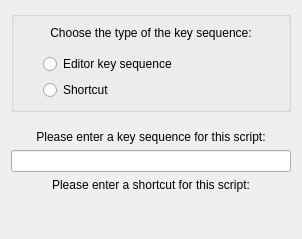
<?xml version="1.0" encoding="UTF-8"?>
<ui version="4.0">
 <class>ScriptShortcutDialog</class>
 <widget class="QWidget" name="ScriptShortcutDialog">
  <property name="geometry">
   <rect>
    <x>0</x>
    <y>0</y>
    <width>302</width>
    <height>239</height>
   </rect>
  </property>
  <property name="sizePolicy">
   <sizepolicy hsizetype="Preferred" vsizetype="MinimumExpanding">
    <horstretch>0</horstretch>
    <verstretch>0</verstretch>
   </sizepolicy>
  </property>
  <property name="windowTitle">
   <string>Form</string>
  </property>
  <layout class="QVBoxLayout" name="verticalLayout">
   <item>
    <widget class="QGroupBox" name="groupBox">
     <property name="sizePolicy">
      <sizepolicy hsizetype="MinimumExpanding" vsizetype="Preferred">
       <horstretch>0</horstretch>
       <verstretch>0</verstretch>
      </sizepolicy>
     </property>
     <property name="title">
      <string/>
     </property>
     <layout class="QVBoxLayout" name="verticalLayout_2">
      <item>
       <widget class="QLabel" name="label_2">
        <property name="text">
         <string>Choose the type of the key sequence:</string>
        </property>
        <property name="alignment">
         <set>Qt::AlignCenter</set>
        </property>
       </widget>
      </item>
      <item>
       <spacer name="verticalSpacer_4">
        <property name="orientation">
         <enum>Qt::Vertical</enum>
        </property>
        <property name="sizeType">
         <enum>QSizePolicy::Fixed</enum>
        </property>
        <property name="sizeHint" stdset="0">
         <size>
          <width>20</width>
          <height>8</height>
         </size>
        </property>
       </spacer>
      </item>
      <item>
       <layout class="QHBoxLayout" name="horizontalLayout">
        <item>
         <spacer name="horizontalSpacer">
          <property name="orientation">
           <enum>Qt::Horizontal</enum>
          </property>
          <property name="sizeType">
           <enum>QSizePolicy::Fixed</enum>
          </property>
          <property name="sizeHint" stdset="0">
           <size>
            <width>20</width>
            <height>20</height>
           </size>
          </property>
         </spacer>
        </item>
        <item>
         <widget class="QRadioButton" name="m_rbKeySequence">
          <property name="text">
           <string>Editor key sequence</string>
          </property>
         </widget>
        </item>
       </layout>
      </item>
      <item>
       <layout class="QHBoxLayout" name="horizontalLayout_2">
        <item>
         <spacer name="horizontalSpacer_2">
          <property name="orientation">
           <enum>Qt::Horizontal</enum>
          </property>
          <property name="sizeType">
           <enum>QSizePolicy::Fixed</enum>
          </property>
          <property name="sizeHint" stdset="0">
           <size>
            <width>20</width>
            <height>20</height>
           </size>
          </property>
         </spacer>
        </item>
        <item>
         <widget class="QRadioButton" name="m_rbShortcut">
          <property name="text">
           <string>Shortcut</string>
          </property>
         </widget>
        </item>
       </layout>
      </item>
     </layout>
    </widget>
   </item>
   <item>
    <spacer name="verticalSpacer_2">
     <property name="orientation">
      <enum>Qt::Vertical</enum>
     </property>
     <property name="sizeType">
      <enum>QSizePolicy::Fixed</enum>
     </property>
     <property name="sizeHint" stdset="0">
      <size>
       <width>20</width>
       <height>12</height>
      </size>
     </property>
    </spacer>
   </item>
   <item>
    <widget class="QLabel" name="m_lbKeySequence">
     <property name="text">
      <string>Please enter a key sequence for this script:</string>
     </property>
     <property name="alignment">
      <set>Qt::AlignCenter</set>
     </property>
    </widget>
   </item>
   <item>
    <widget class="QLineEdit" name="m_leKeySequence"/>
   </item>
   <item>
    <widget class="QLabel" name="m_lbShortcut">
     <property name="layoutDirection">
      <enum>Qt::LeftToRight</enum>
     </property>
     <property name="text">
      <string>Please enter a shortcut for this script:</string>
     </property>
     <property name="alignment">
      <set>Qt::AlignCenter</set>
     </property>
    </widget>
   </item>
   <item>
    <widget class="KKeySequenceWidget" name="m_keyChooser">
     <property name="sizePolicy">
      <sizepolicy hsizetype="MinimumExpanding" vsizetype="Preferred">
       <horstretch>0</horstretch>
       <verstretch>0</verstretch>
      </sizepolicy>
     </property>
    </widget>
   </item>
   <item>
    <spacer name="verticalSpacer">
     <property name="orientation">
      <enum>Qt::Vertical</enum>
     </property>
     <property name="sizeType">
      <enum>QSizePolicy::Expanding</enum>
     </property>
     <property name="sizeHint" stdset="0">
      <size>
       <width>20</width>
       <height>12</height>
      </size>
     </property>
    </spacer>
   </item>
  </layout>
 </widget>
 <customwidgets>
  <customwidget>
   <class>KKeySequenceWidget</class>
   <extends>QWidget</extends>
   <header>kkeysequencewidget.h</header>
  </customwidget>
 </customwidgets>
 <tabstops>
  <tabstop>m_rbKeySequence</tabstop>
  <tabstop>m_rbShortcut</tabstop>
 </tabstops>
 <resources/>
 <connections/>
</ui>
